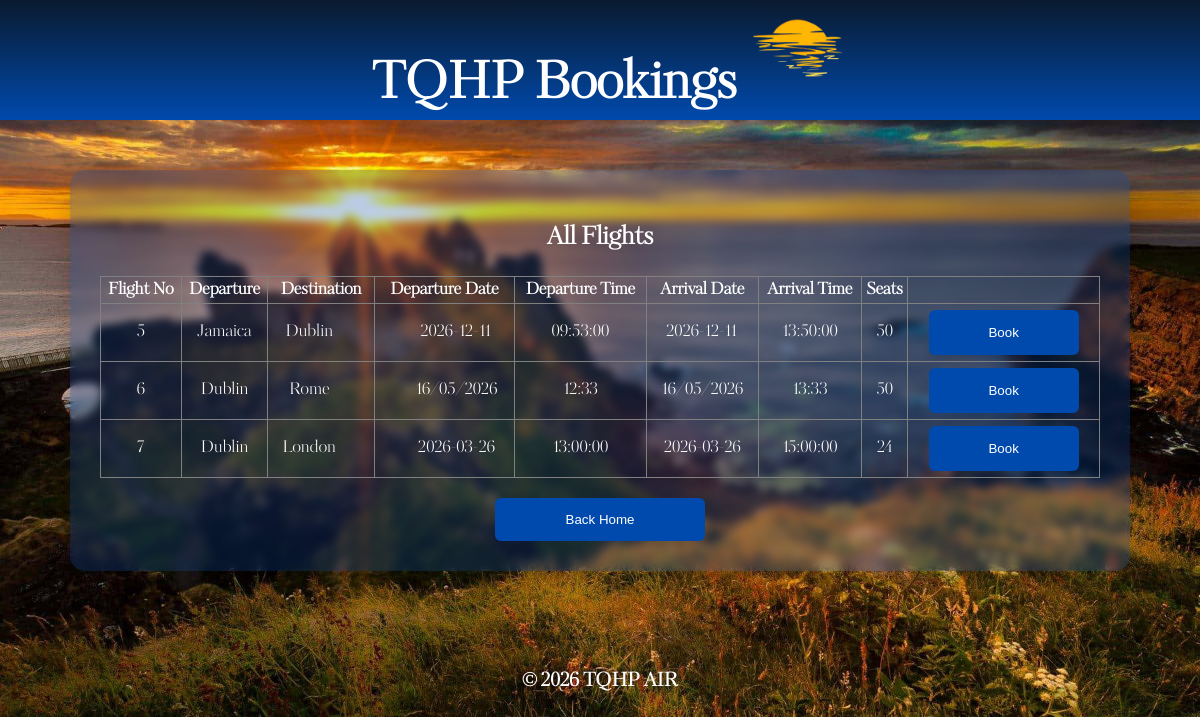
The page /showFlights on the database its author committed.
### tables this page shows
CREATE TABLE Flight (
    flightNumber INTEGER PRIMARY KEY AUTOINCREMENT,
    departure TEXT NOT NULL,
    destination TEXT NOT NULL,
    departureDate TEXT NOT NULL,
    departureTime TEXT NOT NULL,
    arrivalDate TEXT NOT NULL,
    arrivalTime TEXT NOT NULL,
    numberSeats INTEGER NOT NULL,
    airlineID INTEGER,
    FOREIGN KEY (airlineID) REFERENCES Airline(airlineID)
);

### app.py (the view)
@app.route("/showFlights")
def showFlights():
    conn = getDbConnection()
    flights = conn.execute("SELECT * FROM Flight").fetchall()
    conn.close()
    return render_template("showFlights.html", flights=flights)

### app.py (called while the page is built)
def getDbConnection():
    conn = sqlite3.connect("AirPlaneSystem.db")
    conn.row_factory = sqlite3.Row
    return conn

### templates/showFlights.html (shortened to what this page needs)
<!DOCTYPE html>
<html lang="en">
<head>
    <link rel="stylesheet" href="{{ url_for('static', filename='airplane.css') }}">
</head>
<body>
        <div class = "topBar">
        <h1>
             TQHP Bookings
            <img id="logo" src="{{ url_for('static', filename='Images/sunset logo.png') }}">
        </h1>
        </div>
    <div id = "main">
<div id = "display">
     <h2>All Flights</h2>
<table border="1">
    <tr>
        <th>Flight No</th>
        <th>Departure</th>
        <th>Destination</th>
        <th>Departure Date</th>
        <th>Departure Time</th>
        <th>Arrival Date</th>
        <th>Arrival Time</th>
        <th>Seats</th>
    </tr>
    {% for flight in flights %}
    <tr>
        <td>{{ flight.flightNumber }}</td>
        <td>{{ flight.departure }}</td>
        <td>{{ flight.destination }}</td>
        <td>{{ flight.departureDate }}</td>
        <td>{{ flight.departureTime }}</td>
        <td>{{ flight.arrivalDate }}</td>
        <td>{{ flight.arrivalTime }}</td>
        <td>{{ flight.numberSeats }}</td>
        <td>
            <a href="/selectSeat/{{ flight.flightNumber }}">
                <button>Book</button>
            </a>
        </td>
    </tr>
    {% endfor %}
</table>
    <button onclick="location.href='/'">Back Home</button>
    </div>
    </div>
    <div class = "bottomBar">
        <h3>© 2026 TQHP AIR</h3>
    </div>
</body>
</html>

### static/airplane.css (style rules this page uses)
html, body { height:100%; margin: 0; padding:0; width: 100% }
body { font-family: 'KudryashevDisplay', sans-serif; background: url("/static/Images/Sunset.jpg"); background-size: cover; background-position: center; background-repeat: no-repeat; display: flex; flex-direction: column; }
.topBar { font-family:'KudryashevDisplay', sans-serif; height: 15%; display: flex; align-items: center; justify-content: center; gap: 15px; padding-left: 20px; font-size: 25px; background: linear-gradient(180deg, #0A1A2F, #004AAD); color: white; }
#logo { height: 100px; width: auto; }
.bottomBar { height: 15%; text-align: center; display: flex; justify-content: center; align-items: center; color: white; }
button { background: #004AAD; color: white; padding: 14px 20px; border: none; border-radius: 6px; cursor: pointer; transition: all 0.2s ease; width: 210px; }
#display { display: flex; flex-direction: column; align-items: center; background: rgba(0, 74, 173, 0.25); backdrop-filter: blur(4px); color: white; padding: 30px; width: 90%; max-width: 1000px; border-radius: 15px; box-shadow: 0 10px 25px rgba(0,0,0,0.2); margin: 50px auto; }
#display table { width: 100%; border-collapse: collapse; margin-bottom: 20px; text-align: center; }
td:nth-child(3) { padding-right: 30px; }
td:nth-child(4) { padding-left: 30px; }
td { padding: 6px; }
td button { width: 150px; height: 45px; }
table { margin: auto; }

### rows shown on the page
Flight: flightNumber "5", departure "Jamaica", destination "Dublin", departureDate "2026-12-11", departureTime "09:53:00", arrivalDate "2026-12-11", arrivalTime "13:50:00", numberSeats "50"
Flight: flightNumber "6", departure "Dublin", destination "Rome", departureDate "16/05/2026", departureTime "12:33", arrivalDate "16/05/2026", arrivalTime "13:33", numberSeats "50"
Flight: flightNumber "7", departure "Dublin", destination "London", departureDate "2026-03-26", departureTime "13:00:00", arrivalDate "2026-03-26", arrivalTime "15:00:00", numberSeats "24"
